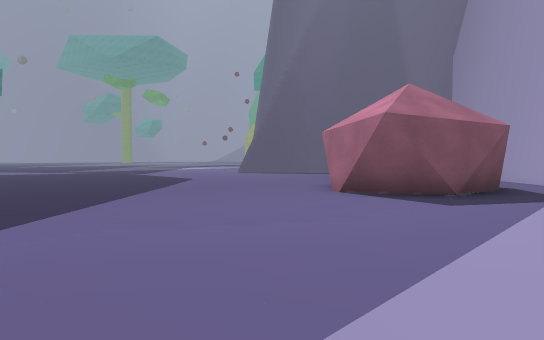
[1] (above)

20 first-person views from a walk through a scene from a Unity 3-D project. The camera is 1.3 m above the floor, tilts 2° down and sees 75° across. The floor is counted in squares, 2 m on a side. Each view is taken from the middle of a square. On the plan, view 1 faces up. The plan holds only what a view shows up to about 10 squares ahead; the rest is blank. The place goes on beyond the plan. The player is left out.

[2]
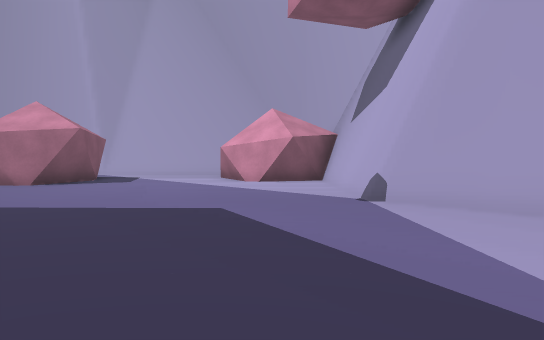

[3]
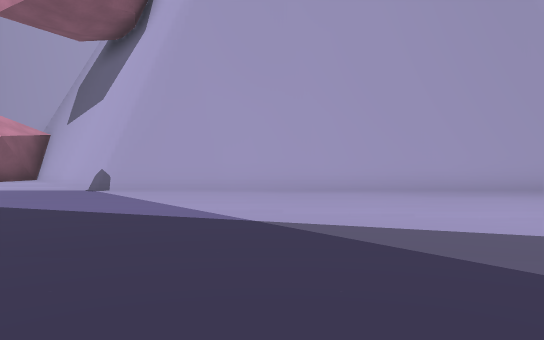

[4]
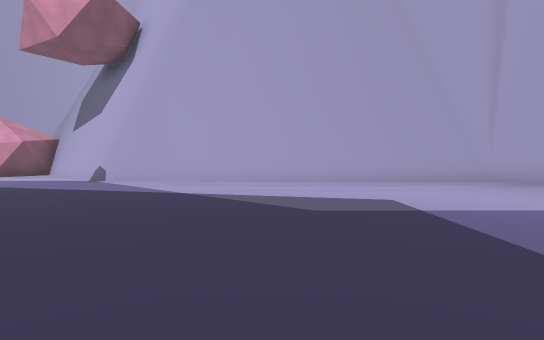

[5]
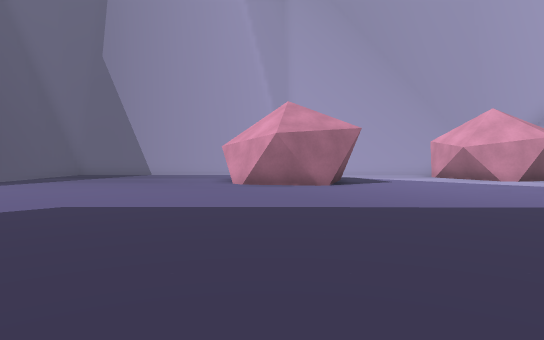

[6]
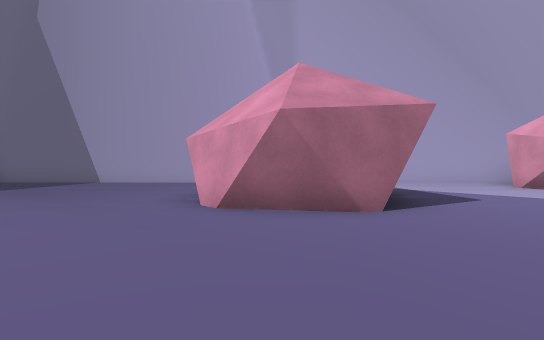

[7]
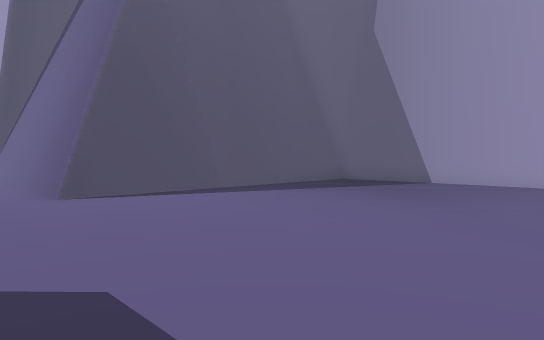

[8]
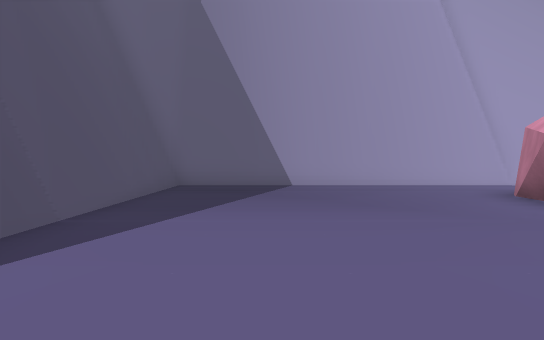

[9]
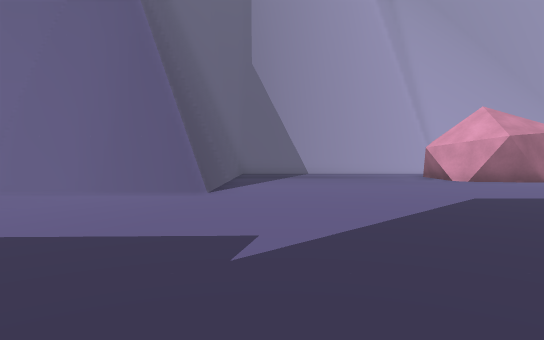

[10]
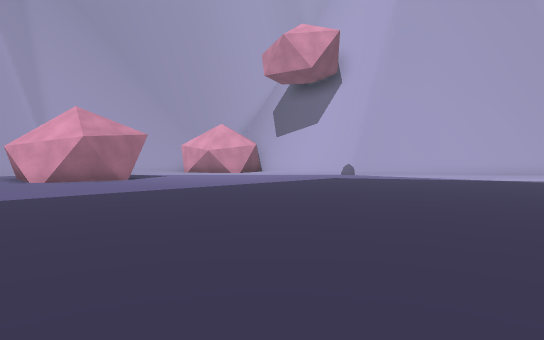

[11]
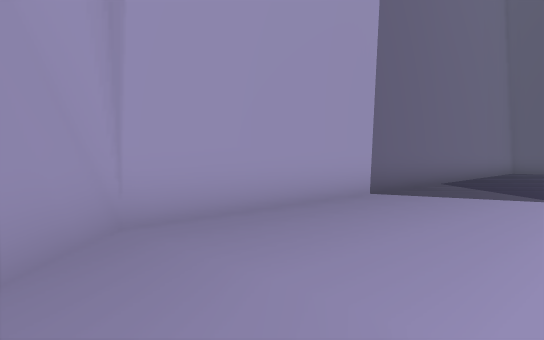

[12]
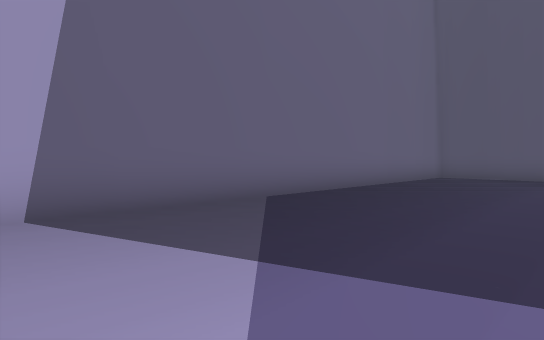

[13]
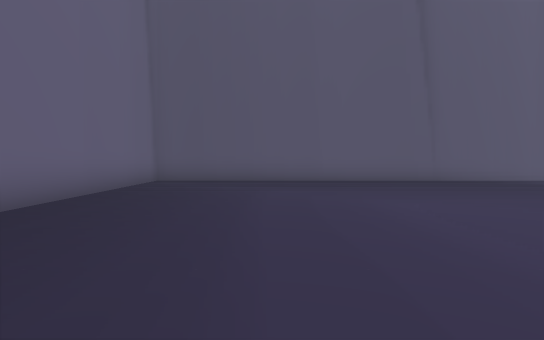

[14]
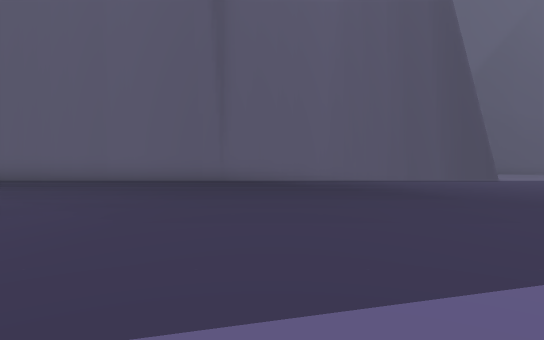

[15]
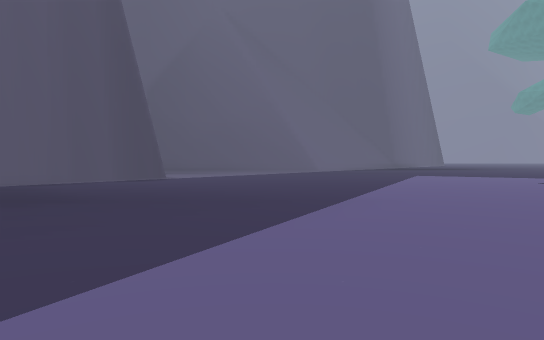

[16]
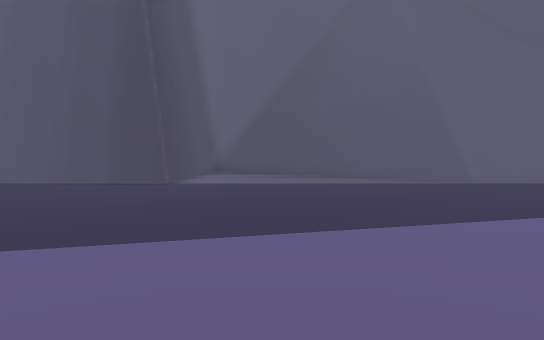

[17]
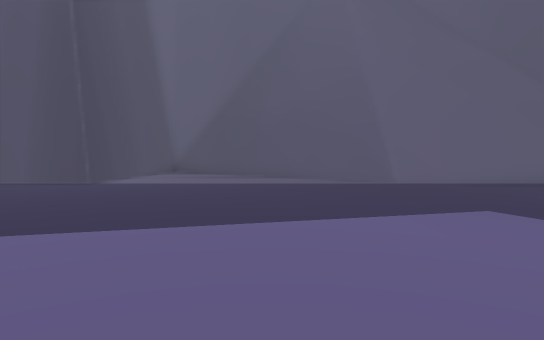

[18]
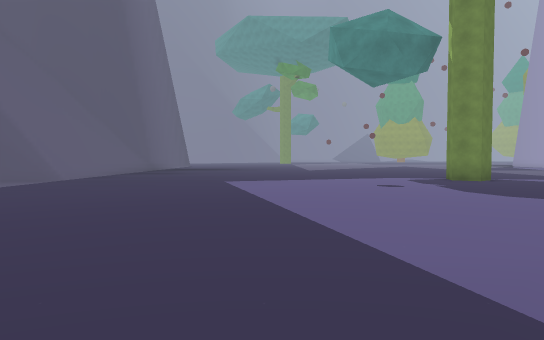

[19]
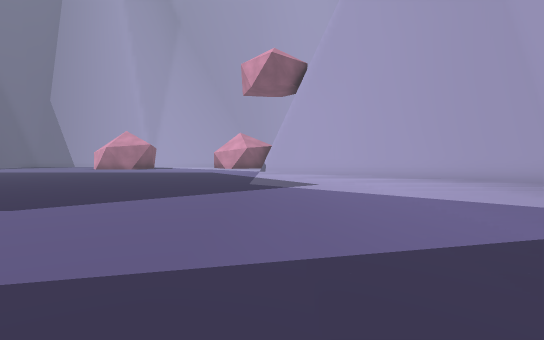

[20]
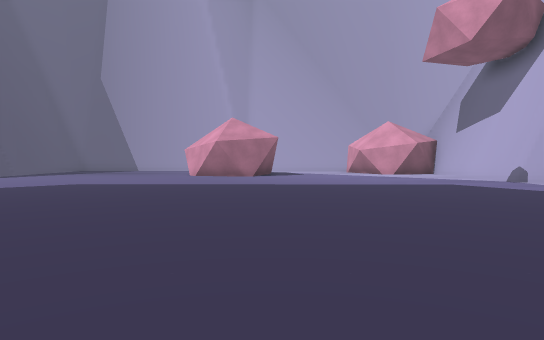

### Floor plan
Points are (right, up) in squares from view 1. A wall is a line through its corners. A room is listed if a view was taken in it or the views show most of it. See-through windows are left out.
Room 1 (views 1, 2, 3, 4, 5, 6, 7, 8, 9, 10, 11, 12, 13, 14, 15, 16, 17, 18, 19, 20)
walls: (-12.9, 15) (-13.2, 14.7) (-13.7, 15.1); (-1.6, -0.7) (3, -0.7); (1.1, 6.9) (1.4, 8.7); (1.2, 8.2) (2.7, 9.4) (4.4, 8.5); (1.5, 6) (1, 7.6); (1.9, 9.1) (3.8, 9); (-1.4, 15.5) (-1.4, 17.5); (-9.4, -8.3) (-8.9, -8.2); (2.5, 0.7) (3, 2.1); (-26.1, 7.3) (-25, 7.3) (-25, -8.3) (-9.2, -8.3) (-1.4, -0.5); (4.3, 6.6) (3.8, 6.1) (2.3, 5.9); (3.1, -0.2) (2.7, 0.2); (3, -0.5) (2.4, 1.3); (4.1, 2.5) (5.2, 2.6); (4.6, 7.1) (3.1, 5.8) (1.2, 6.5); (6.5, 6.9) (6.5, 15.2); (6.7, 6.8) (6.7, 7.4); (6.5, 1.5) (6.5, 4.5); (6.7, 1.4) (6.7, 4.2); (-25.5, 17.5) (-25.5, 15.1) (-26.2, 14.3); (6.4, 15.5) (-1.2, 15.5) (-1.2, 17.5)
low walls: (-1.4, -0.5) (3, -0.5); (2.6, 1.8) (3.1, 2.1); (-25, 17.5) (-25, 15.1); (-25.1, 17.5) (-25.1, 15.2) (-26.1, 14.2); (-25.3, 17.5) (-25.3, 15.1)

Where each view was taken, in squares from view 1:
view 1: 0 up, 0 right, facing up
view 2: 1 up, 7 left, facing right
view 3: 2 up, 9 left, facing down-right
view 4: 3 up, 12 left, facing down-right
view 5: 8 up, 7 left, facing right
view 6: 8 up, 3 left, facing right
view 7: 9 up, 3 left, facing up-right
view 8: 13 up, 2 left, facing right
view 9: 14 up, 8 left, facing right
view 10: 11 up, 9 left, facing down-right
view 11: 5 down, 8 left, facing down-left
view 12: 4 down, 13 left, facing down-left
view 13: 5 down, 15 left, facing left
view 14: 1 up, 15 left, facing left
view 15: 2 up, 15 left, facing up-left
view 16: 10 up, 16 left, facing left
view 17: 12 up, 16 left, facing left
view 18: 5 up, 19 left, facing up
view 19: 1 down, 18 left, facing right
view 20: 6 up, 11 left, facing right
